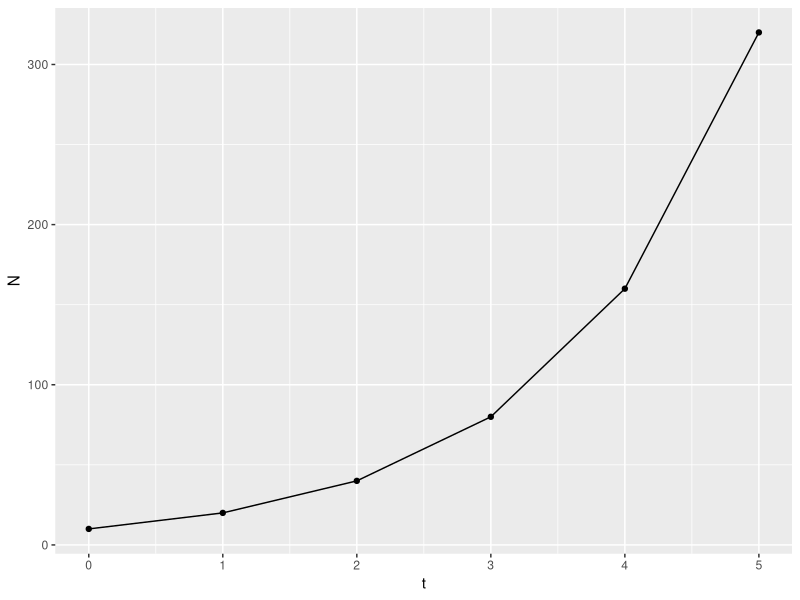
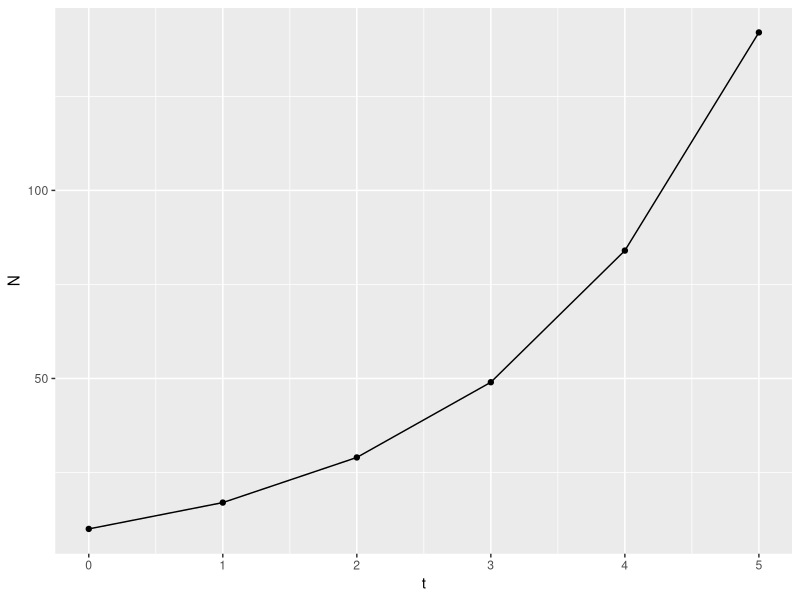
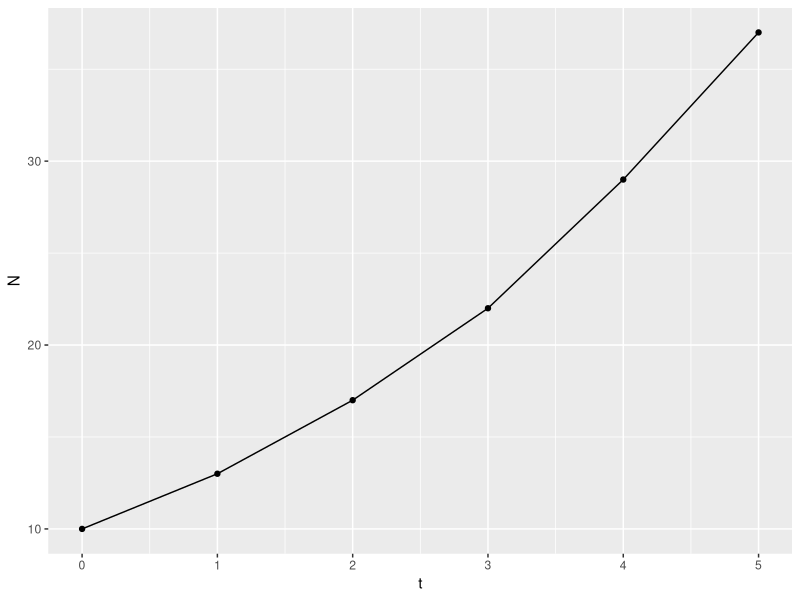

Generate these figures, in order, with R:
## ---- chunk 1
require(tidyverse)
require(knitr)
## ---- chunk 2
tabl <- "
|Year|Population Size| 
|:--:|:--:|
| 1 | 10  |              
| 2 | 20  |              
| 3 | 40  |            
| 4 | 80  |            
| 5 | 160 |    
| 6 | 320 | 
"
cat(tabl)
## ---- chunk 3
t <- c ( 0, 1, 2, 3, 4, 5 )
N <- c ( 10, 20, 40, 80, 160, 320 )
qplot( x = t, y = N, geom = c ( "line", "point" ) )
## ---- chunk 4
tabl <- "
|Year|Population Size| 
|:--:|:--:|
| 1 | 10  |              
| 2 | 17  |              
| 3 | 29  |            
| 4 | 49  |            
| 5 | 84 |    
| 6 | 142 | 
"
cat(tabl)
## ---- chunk 5
t <- c ( 0, 1, 2, 3, 4, 5 )
N <- c ( 10, 17, 29, 49, 84, 142 )
qplot( x = t, y = N, geom = c ( "line", "point" ) )
## ---- chunk 6
tabl <- "
|Year|Population Size| 
|:--:|:--:|
| 1 | 10  |              
| 2 | 13  |              
| 3 | 17  |            
| 4 | 22  |            
| 5 | 29 |    
| 6 | 37 | 
"
cat(tabl)
## ---- chunk 7
t <- c ( 0, 1, 2, 3, 4, 5 )
N <- c ( 10, 13, 17, 22, 29, 37 )
qplot( x = t, y = N, geom = c ( "line", "point" ) )
